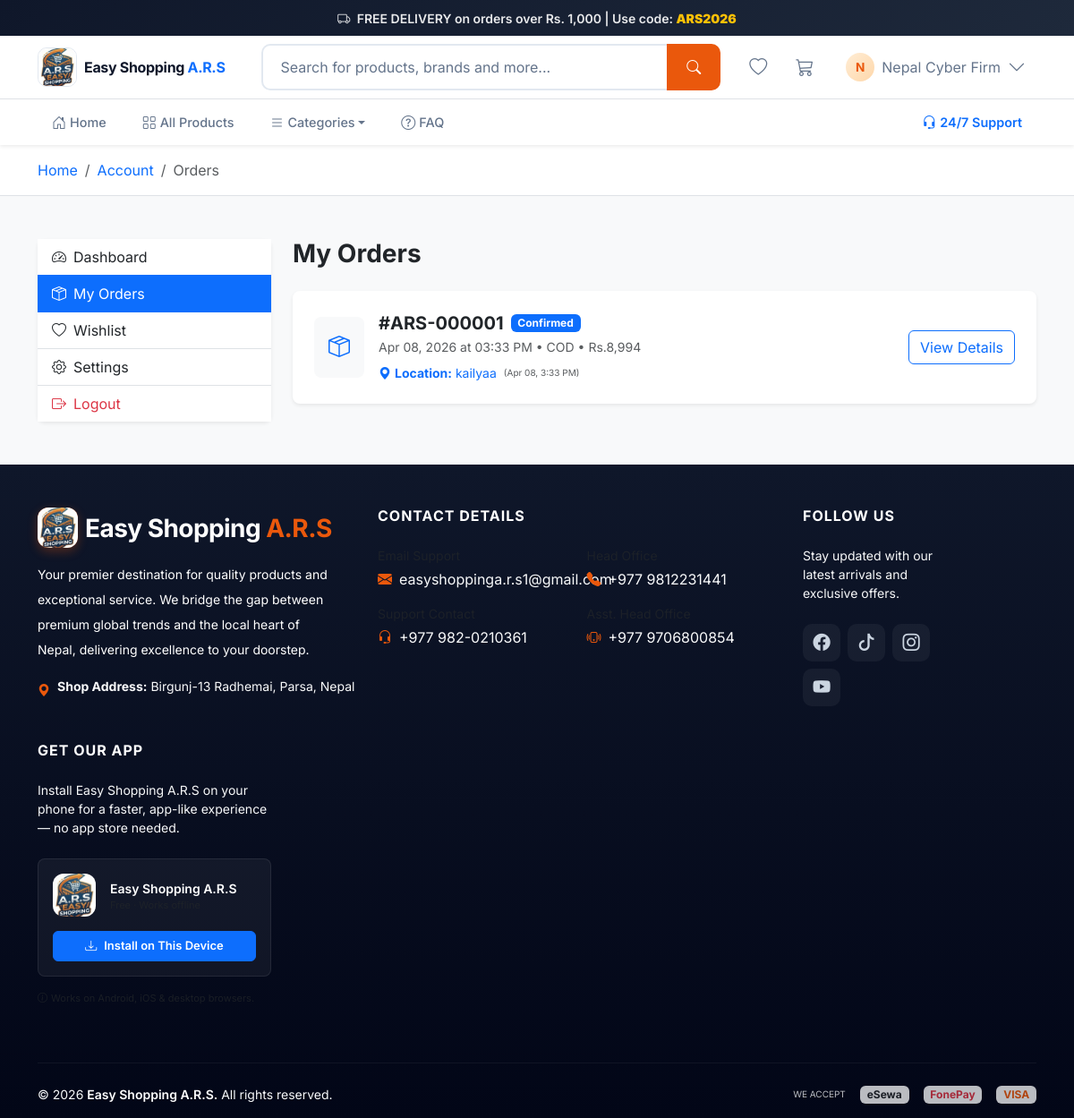
Page /orders.php (signed in) on the committed database.
### tables this page shows
CREATE TABLE `orders` (
  `id` int(11) NOT NULL AUTO_INCREMENT,
  `user_id` int(11) DEFAULT NULL,
  `total_amount` decimal(10,2) NOT NULL,
  `coupon_code` varchar(50) DEFAULT NULL,
  `discount_amount` decimal(10,2) DEFAULT 0.00,
  `payment_method` enum('COD','eSewa','BankQR') NOT NULL,
  `payment_status` enum('Pending','Paid','Failed') DEFAULT 'Pending',
  `delivery_status` enum('Pending','Confirmed','Shipped','Delivered','Cancelled') DEFAULT 'Pending',
  `current_location` varchar(255) DEFAULT 'Preparing for shipment',
  `location_updated_at` timestamp NULL DEFAULT NULL,
  `transaction_id` varchar(100) DEFAULT NULL,
  `payment_proof` varchar(255) DEFAULT NULL,
  `address` text DEFAULT NULL,
  `notes` text DEFAULT NULL,
  `created_at` timestamp NULL DEFAULT current_timestamp(),
  PRIMARY KEY (`id`),
  KEY `user_id` (`user_id`),
  CONSTRAINT `orders_ibfk_1` FOREIGN KEY (`user_id`) REFERENCES `users` (`id`)
);

### includes/functions.php (called while the page is built, shortened)
<?php
function formatPrice($price) {
    return CURRENCY . number_format((float)$price, 0);
}

### orders.php (the view, shortened to what this page needs)
<?php
require_once __DIR__ . '/includes/functions.php';
try {
    $user_id = $_SESSION['user_id'];
    $stmt = $pdo->prepare("SELECT * FROM orders WHERE user_id = ? ORDER BY created_at DESC");
    $stmt->execute([$user_id]);
    $all_orders = $stmt->fetchAll();
} catch (PDOException $e) {
    die("Orders Error: " . $e->getMessage());
}
require_once __DIR__ . '/includes/header-bootstrap.php';
?>
<section class="bg-white border-bottom py-3">
    <div class="container">
        <nav aria-label="breadcrumb">
            <ol class="breadcrumb mb-0">
                <li class="breadcrumb-item"><a href="index.php" class="text-decoration-none">Home</a></li>
                <li class="breadcrumb-item"><a href="dashboard.php" class="text-decoration-none">Account</a></li>
                <li class="breadcrumb-item active" aria-current="page">Orders</li>
            </ol>
        </nav>
    </div>
</section>
<section class="py-4 py-md-5">
    <div class="container">
        <div class="row g-4">
            <div class="col-lg-3">
                <div class="card border-0 shadow-sm rounded-3 sticky-top" style="top: 100px;">
                    <div class="card-body p-0">
                        <div class="list-group list-group-flush rounded-0">
                            <a href="dashboard.php" class="list-group-item list-group-item-action">
                                <i class="bi bi-speedometer2 me-2"></i>Dashboard
                            </a>
                            <a href="orders.php" class="list-group-item list-group-item-action active">
                                <i class="bi bi-box-seam me-2"></i>My Orders
                            </a>
                            <a href="wishlist.php" class="list-group-item list-group-item-action">
                                <i class="bi bi-heart me-2"></i>Wishlist
                            </a>
                            <a href="#" class="list-group-item list-group-item-action">
                                <i class="bi bi-gear me-2"></i>Settings
                            </a>
                            <a href="auth/logout.php" class="list-group-item list-group-item-action text-danger">
                                <i class="bi bi-box-arrow-right me-2"></i>Logout
                            </a>
                        </div>
                    </div>
                </div>
            </div>
            <div class="col-lg-9">
                <h3 class="fw-bold mb-4">My Orders</h3>
                <?php if(empty($all_orders)): ?>
                    <div class="card border-0 shadow-sm rounded-3 text-center py-5">
                        <div class="card-body py-5">
                            <i class="bi bi-box-seam display-1 text-muted opacity-25"></i>
                            <h4 class="mt-4 mb-2">No orders yet</h4>
                            <p class="text-muted mb-4">Start shopping to see your orders here.</p>
                            <a href="shop.php" class="btn btn-primary px-4">
                                <i class="bi bi-bag me-2"></i>Start Shopping
                            </a>
                        </div>
                    </div>
                <?php else: ?>
                    <div class="row g-3">
                        <?php foreach($all_orders as $order): ?>
                            <?php
                            $status_class = match($order['delivery_status']) {
                                'Delivered' => 'success',
                                'Shipped' => 'info',
                                'Confirmed' => 'primary',
                                'Cancelled' => 'danger',
                                default => 'warning'
                            };
                            ?>
                            <div class="col-12">
                                <div class="card border-0 shadow-sm rounded-3">
                                    <div class="card-body p-4">
                                        <div class="row align-items-center g-3">
                                            <div class="col-auto">
                                                <div class="bg-light rounded-3 p-3">
                                                    <i class="bi bi-box-seam text-primary fs-4"></i>
                                                </div>
                                            </div>
                                            <div class="col">
                                                <div class="d-flex flex-wrap align-items-center gap-2">
                                                    <a href="order-details.php?id=<?= $order['id'] ?>" class="text-decoration-none fw-bold h5 mb-0">
                                                        #ARS-<?= str_pad($order['id'], 6, '0', STR_PAD_LEFT) ?>
                                                    </a>
                                                    <span class="badge bg-<?= $status_class ?>"><?= $order['delivery_status'] ?></span>
                                                </div>
                                                <p class="text-muted small mb-0 mt-1">
                                                    <?= date('M d, Y \a\t h:i A', strtotime($order['created_at'])) ?>
                                                    • <?= $order['payment_method'] ?>
                                                    • <?= formatPrice($order['total_amount']) ?>
                                                </p>
                                                <?php if(!empty($order['current_location'])): ?>
                                                    <div class="mt-2 text-primary small d-flex align-items-center">
                                                        <i class="bi bi-geo-alt-fill me-1"></i>
                                                        <strong>Location:</strong> <span class="ms-1"><?= htmlspecialchars($order['current_location']) ?></span>
                                                        <span class="ms-2 text-muted" style="font-size: 10px;">(<?= $order['location_updated_at'] ? date('M d, g:i A', strtotime($order['location_updated_at'])) : date('M d, g:i A', strtotime($order['created_at'])) ?>)</span>
                                                    </div>
                                                <?php endif; ?>
                                            </div>
                                            <div class="col-auto">
                                                <a href="order-details.php?id=<?= $order['id'] ?>" class="btn btn-outline-primary">
                                                    View Details
                                                </a>
                                            </div>
                                        </div>
                                    </div>
                                </div>
                            </div>
                        <?php endforeach; ?>
                    </div>
                <?php endif; ?>
            </div>
        </div>
    </div>
</section>
<?php require_once __DIR__ . '/includes/footer-bootstrap.php'; ?>

### rows in the picture
orders: id "000001", delivery_status "Confirmed", created_at "Apr 08, 2026 at 03:33 PM", payment_method "COD", total_amount "Rs.8,994", current_location "kailyaa", created_at "Apr 08, 3:33 PM"

### other values in the picture
substr($_SESSION['user_name'] ?? 'U', 0, 1) "N"
$_SESSION['user_name'] "Nepal Cyber Firm"
